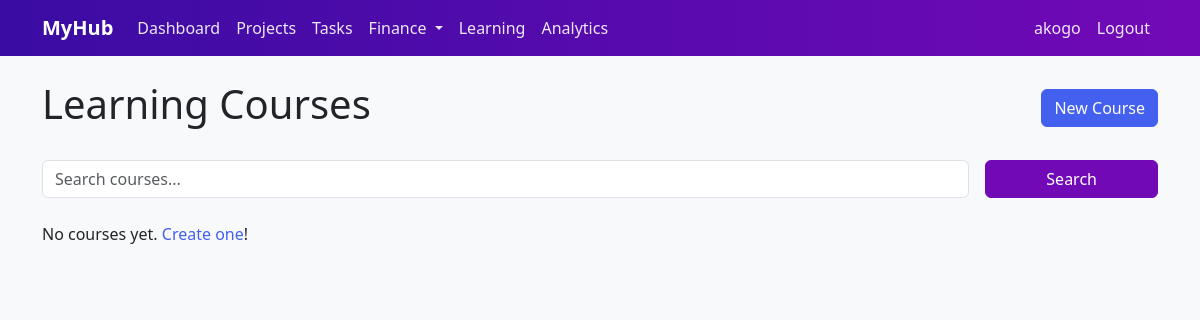
The app's page /learning/ (signed in), older data.
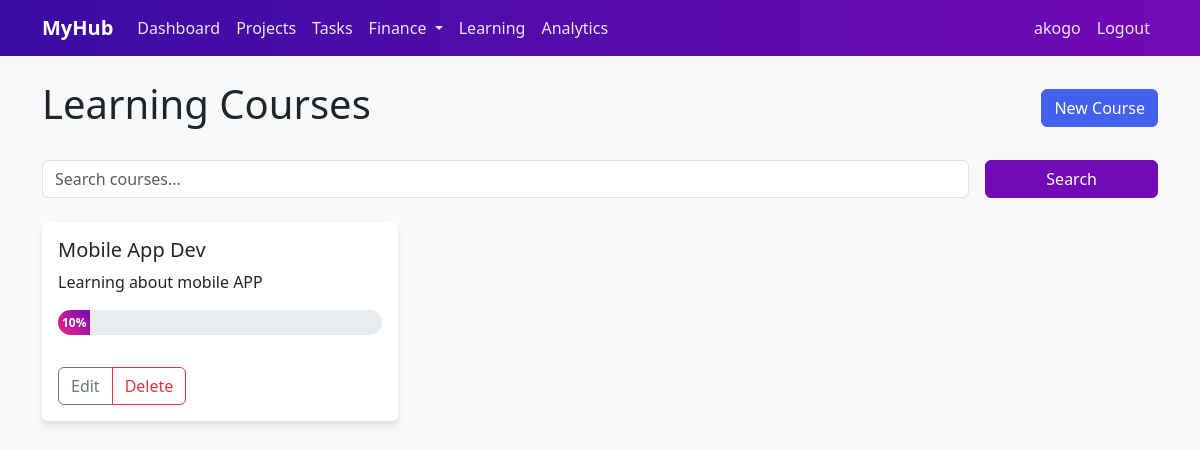
The same page, newer data.
### learning/models.py (models this page shows, shortened)
class Course(models.Model):
    title = models.CharField(max_length=200)
    description = models.TextField(blank=True)
    owner = models.ForeignKey(settings.AUTH_USER_MODEL, on_delete=models.SET_NULL, null=True, blank=True)
    progress = models.PositiveSmallIntegerField(default=0)
    created_at = models.DateTimeField(auto_now_add=True)

### learning/views.py (the view)
# urls.py: path('', CourseListView.as_view(), name='course_list'),
class CourseListView(LoginRequiredMixin, generic.ListView):
    model = Course
    template_name = 'learning/course_list.html'
    paginate_by = 10
    def get_queryset(self):
        queryset = Course.objects.filter(owner=self.request.user)
        search_query = self.request.GET.get('search', '')
        if search_query:
            queryset = queryset.filter(
                Q(title__icontains=search_query) |
                Q(description__icontains=search_query)
            )
        return queryset.order_by('-created_at')
    def get_context_data(self, **kwargs):
        context = super().get_context_data(**kwargs)
        context['search_query'] = self.request.GET.get('search', '')
        return context

### templates/learning/course_list.html (shortened to what this page needs)
{% extends "base.html" %}
{% load static %}
{% block content %}
<div class="d-flex justify-content-between align-items-center mb-4">
    <h1>Learning Courses</h1>
    <a href="{% url 'learning:course_create' %}" class="btn btn-primary">New Course</a>
</div>
<form method="get" class="mb-4">
    <div class="row g-3">
        <div class="col-md-10">
            <input type="text" name="search" class="form-control" placeholder="Search courses..." value="{{ search_query }}">
        </div>
        <div class="col-md-2">
            <button type="submit" class="btn btn-secondary w-100">Search</button>
        </div>
    </div>
</form>
<div class="row">
    {% for course in object_list %}
        <div class="col-md-4 mb-4">
            <div class="card">
                <div class="card-body">
                    <h5 class="card-title">{{ course.title }}</h5>
                    <p class="card-text">{{ course.description|truncatewords:30 }}</p>
                    <div class="progress mb-3">
                        <div class="progress-bar" role="progressbar" style="width: {{ course.progress }}%">
                            {{ course.progress }}%
                        </div>
                    </div>
                    <div class="btn-group">
                        <a href="{% url 'learning:course_edit' course.pk %}" class="btn btn-outline-secondary">Edit</a>
                        <a href="{% url 'learning:course_delete' course.pk %}" class="btn btn-outline-danger">Delete</a>
                    </div>
                </div>
            </div>
        </div>
    {% empty %}
        <div class="col-12">
            <p>No courses yet. <a href="{% url 'learning:course_create' %}">Create one</a>!</p>
        </div>
    {% endfor %}
</div>
{% endblock %}

Row changes from the older to the newer data that the page shows:
added Course: title "Mobile App Dev", description "Learning about mobile APP", progress "10"
Text that changed along with them:
text no longer shown: "No courses yet. Create one !"
